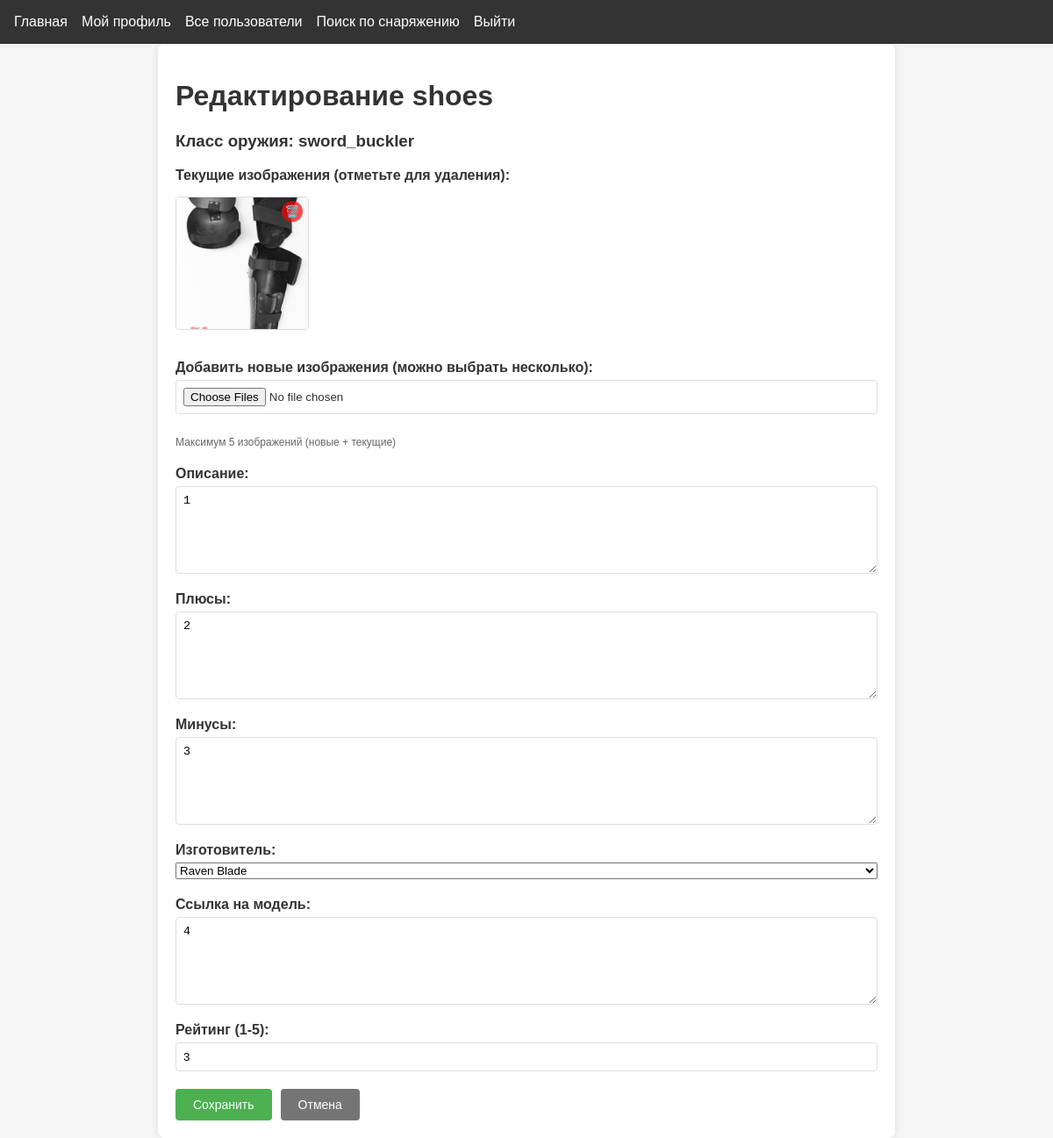
/upload/shoes (signed in), run on the app's committed database.
### app.py (models this page shows)
class InventoryItem(db.Model):
    id = db.Column(db.Integer, primary_key=True)
    user_id = db.Column(db.Integer, db.ForeignKey("user.id"), nullable=False)
    model = db.Column(db.String(20), default="none")  # изготовитель
    model_site = db.Column(db.Text)  # ссылка на изготовителя
    weapon_class = db.Column(db.String(20), default="all")  # 'all' или конкретный класс
    item_type = db.Column(db.String(20), nullable=False)
    image_paths = db.Column(db.Text)
    description = db.Column(db.Text)
    pros = db.Column(db.Text)
    cons = db.Column(db.Text)
    rating = db.Column(db.Integer)
    weight = db.Column(db.Float)  # вес
    length = db.Column(db.Float)  # длина
    balance_point = db.Column(db.Float)  # точка баланса
    point_perimeter = db.Column(db.Float)  # периметр пунты
    stiffness = db.Column(db.Float)  # жесткость

class User(db.Model, UserMixin):
    id = db.Column(db.Integer, primary_key=True)
    username = db.Column(db.String(80), unique=True, nullable=False)
    password = db.Column(db.String(120), nullable=False)
    weapon_class = db.Column(db.String(20), default="sword_buckler")
    age = db.Column(db.Integer)
    real_name = db.Column(db.String(100))
    has_longsword = db.Column(db.Boolean, default=False)
    longsword_since = db.Column(db.Date)
    has_rapier = db.Column(db.Boolean, default=False)
    rapier_since = db.Column(db.Date)
    has_sabre = db.Column(db.Boolean, default=False)
    sabre_since = db.Column(db.Date)
    has_sword_buckler = db.Column(db.Boolean, default=False)
    sword_buckler_since = db.Column(db.Date)
    items = db.relationship(
        "InventoryItem", backref="user", lazy=True, cascade="all, delete-orphan"
    )

### app.py (the view, shortened to what this page needs)
@app.route("/upload/<item_type>", methods=["GET", "POST"])
@login_required
def upload(item_type):
    weapon_class = request.args.get("weapon_class", current_user.weapon_class)
    item = InventoryItem.query.filter_by(
        user_id=current_user.id, item_type=item_type, weapon_class=weapon_class
    ).first()
    return render_template(
        "upload.html", item_type=item_type, weapon_class=weapon_class, item=item, is_weapon=item_type in ['sword1', 'sword2', 'sword3']  # Передаем флаг, что это оружие
    )

### app.py (called while the page is built)
@login_manager.user_loader
def load_user(user_id):
    return User.query.get(int(user_id))

### templates/upload.html (shortened to what this page needs)
{% extends "base.html" %}
{% block content %}
<div class="upload-container">
    <h1>{% if item %}Редактирование{% else %}Добавление{% endif %} {{ item_type }}</h1>
    {% if weapon_class %}<h3>Класс оружия: {{ weapon_class }}</h3>{% endif %}
    <form method="POST" enctype="multipart/form-data" id="uploadForm">
        {% if item and item.image_paths %}
        <div class="form-group">
            <label>Текущие изображения (отметьте для удаления):</label>
            <div class="current-images">
                {% for image_path in item.image_paths.split(',') %}
                <div class="image-item">
                    <img src="{{ url_for('static', filename='uploads/' + image_path) }}"
                         alt="Изображение {{ loop.index }}">
                    <label class="delete-checkbox">
                        <span class="delete-icon">🗑️</span>
                    </label>
                </div>
                {% endfor %}
            </div>
        </div>
        {% endif %}
        <div class="form-group">
            <label for="images">
                {% if item %}Добавить новые изображения{% else %}Загрузите изображения{% endif %}
                (можно выбрать несколько):
            </label>
            <input type="file" id="images" name="images" accept="image/*" multiple
                   onchange="previewImages(this)">
            <div class="hint">Максимум 5 изображений ({% if item %}новые + текущие{% endif %})</div>
        </div>
        <div class="form-group">
            <label for="description">Описание:</label>
            <textarea id="description" name="description" required>{{ item.description if item else '' }}</textarea>
        </div>
        <div class="form-group">
            <label for="pros">Плюсы:</label>
            <textarea id="pros" name="pros" required>{{ item.pros if item else '' }}</textarea>
        </div>
        <div class="form-group">
            <label for="cons">Минусы:</label>
            <textarea id="cons" name="cons" required>{{ item.cons if item else '' }}</textarea>
        </div>
        <div class="form-group">
            <label for="model">Изготовитель:</label>
            <select id="model" name="model">
                <option value="raven_blade" {% if item and item.model == 'raven_blade' %}selected{% endif %}>Raven Blade</option>
            </select>
        </div>
        <div class="form-group">
            <label for="model_site">Ссылка на модель:</label>
            <textarea id="model_site" name="model_site" >{{ item.model_site if item else '' }}</textarea>
        </div>
        <div class="form-group">
            <label for="rating">Рейтинг (1-5):</label>
            <input type="number" id="rating" name="rating"
                   value="{{ item.rating if item else 3 }}"
                   min="1" max="5" required>
        </div>
        <div class="form-actions">
            <button type="submit" class="btn">Сохранить</button>
            <a href="{{ url_for('view_profile', username=current_user.username, weapon_class=weapon_class) }}"
               class="btn cancel">Отмена</a>
        </div>
    </form>
</div>
{% endblock %}

### static/css/style.css (style rules this page uses)
body { font-family: 'Arial', sans-serif; margin: 0; padding: 0; background-color: #f5f5f5; color: #333; }
.btn { display: inline-block; padding: 0.5rem 1rem; background-color: #4CAF50; color: white; text-decoration: none; border-radius: 4px; }
.upload-container { max-width: 800px; margin: 20px auto; padding: 20px; background: white; border-radius: 8px; box-shadow: 0 0 10px rgba(0,0,0,0.1); }
.form-group { display: flex; flex-direction: column; gap: 5px; }
.form-group label { font-weight: bold; }
.form-actions { display: flex; gap: 10px; margin-top: 20px; }
.btn { padding: 10px 15px; border-radius: 4px; cursor: pointer; text-decoration: none; }

### templates/upload.html (style rules this page uses)
.upload-container { max-width: 800px; margin: 0 auto; padding: 20px; }
.current-images { display: flex; flex-wrap: wrap; gap: 15px; margin: 10px 0; }
.image-item { position: relative; width: 150px; transition: transform 0.2s; }
.image-item img { width: 100%; height: 150px; object-fit: cover; border: 1px solid #ddd; border-radius: 4px; }
.delete-checkbox { position: absolute; top: 5px; right: 5px; cursor: pointer; }
.delete-icon { display: inline-block; background: rgba(255, 0, 0, 0.7); color: white; width: 24px; height: 24px; border-radius: 50%; text-align: center; line-height: 24px; font-size: 14px; }
.hint { font-size: 12px; color: #666; margin-top: 5px; }
.form-group { margin-bottom: 20px; }
textarea, input[type="number"], input[type="file"] { width: 100%; padding: 8px; border: 1px solid #ddd; border-radius: 4px; box-sizing: border-box; }
textarea { height: 100px; resize: vertical; }
.form-actions { display: flex; gap: 10px; margin-top: 20px; }
.btn { padding: 10px 20px; border: none; border-radius: 4px; cursor: pointer; text-align: center; text-decoration: none; font-size: 14px; }
.cancel { background-color: #757575; color: white; }

### data on the page
InventoryItem: item_type "shoes", image_paths (picture), description "1", pros "2", cons "3", model "Raven Blade", model_site "4", rating "3"
User: weapon_class "sword_buckler"
